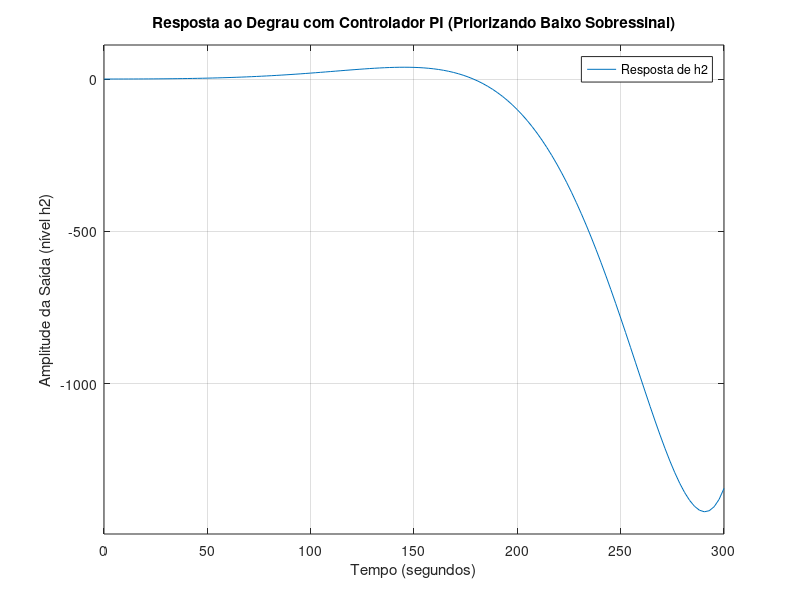

MATLAB code for this plot: (Note: this script raises an error after producing the figure.)

clear; clc; close all;

%% 1. Definição da variável de Laplace para a F. Transf
s = tf('s');

% F. Transferência do modelo linearizado: G(s) = delta_H2(s) / delta_U(s)
G = 1.62 / (s^2 + 0.081*s - 0.006561);
G.InputName = 'Vazão u';
G.OutputName = 'Nível h2';

disp('Função de Transferência da Planta (Linearizada):');
display(G);

%% 2. Definição dos Ganhos do Controlador PI
% Ganhos calculados para priorizar o sobressinal baixo (xi = 0.7)
% através do cancelamento do polo estável da planta.
Kp = 0.00069;
Ki = 8.8e-5;

% Criação do objeto do controlador PI
C = pid(Kp, Ki); % Kd = 0

disp('Função de Transferência do Controlador PI:');
display(C);

%% 3. Análise em Malha Fechada
L = C * G;
T = feedback(L, 1);

polos_mf = pole(T);
disp(' ');
disp('Polos de malha fechada com o controlador PI:');
disp(polos_mf);

%% 4. Simulação e Visualização da Resposta ao Degrau
figure;
step(T);
title('Resposta ao Degrau com Controlador PI (Priorizando Baixo Sobressinal)');
xlabel('Tempo (segundos)');
ylabel('Amplitude da Saída (nível h2)');
grid on;
legend('Resposta de h2');

% Exibição das métricas de desempenho ~ bem  paia.
info = stepinfo(T);
disp(' ');
disp('Métricas de Desempenho da Resposta ao Degrau (PI):');
fprintf('Sobressinal (Overshoot): %.2f %%\n', info.Overshoot);
fprintf('Tempo de Assentamento (Settling Time, 2%%): %.2f s\n', info.SettlingTime);
fprintf('Tempo de Subida (Rise Time): %.2f s\n', info.RiseTime);